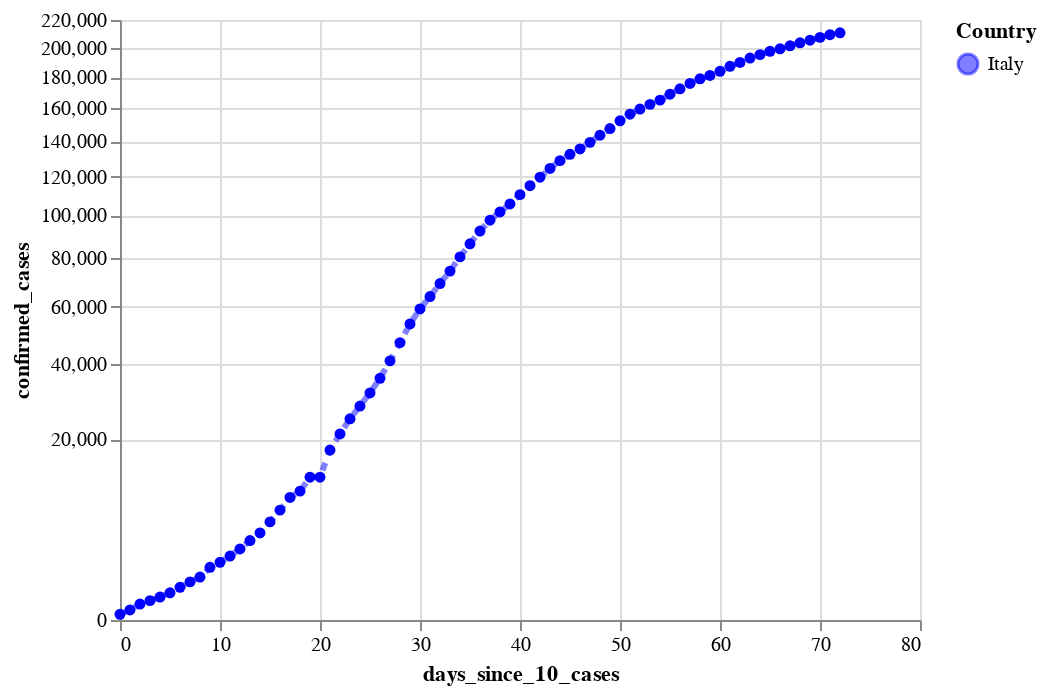

The cell this chart's notebook holds for it:
### Code cell
#hide

cases_it_plot = alt.Chart(source_it).mark_line(
    color='blue',
    opacity=0.5,
    strokeDash=[4, 4],
    strokeWidth=3,
    point=True
).encode(
    x='days_since_10_cases:Q',
#     y='confirmed_cases:Q',
    y=alt.Y('confirmed_cases:Q', scale=alt.Scale(type='sqrt')),
#     size='new_cases:Q',
    tooltip=['country', 'date:T', 'confirmed_cases', 'new_cases', 'new_deaths'],
    color=alt.Color('country', scale=alt.Scale(range=['blue'], domain=['Italy']), title="Country")
)



cases_it_plot

### Figure 1 — Vega-Lite specification as saved in the notebook (floating-point values rounded to 4 significant figures)
{"config": {"view": {"continuousWidth": 400, "continuousHeight": 300}}, "data": {"name": "data-2c457a4d3401c9c6ef9b5db568ad130b"}, "mark": {"type": "line", "color": "blue", "opacity": 0.5, "point": true, "strokeDash": [4, 4], "strokeWidth": 3}, "encoding": {"color": {"type": "nominal", "field": "country", "scale": {"domain": ["Italy"], "range": ["blue"]}, "title": "Country"}, "tooltip": [{"type": "nominal", "field": "country"}, {"type": "temporal", "field": "date"}, {"type": "quantitative", "field": "confirmed_cases"}, {"type": "quantitative", "field": "new_cases"}, {"type": "quantitative", "field": "new_deaths"}], "x": {"type": "quantitative", "field": "days_since_10_cases"}, "y": {"type": "quantitative", "field": "confirmed_cases", "scale": {"type": "sqrt"}}}, "$schema": "https://vega.github.io/schema/vega-lite/v4.0.2.json", "datasets": {"data-2c457a4d3401c9c6ef9b5db568ad130b": [{"country": "Italy", "date": "2020-02-21", "days_since_10_cases": 0, "confirmed_cases": 20, "confirmed_cases_per_million": 0.0, "new_cases": 0, "new_deaths": 1, "new_recovered": 0}, {"country": "Italy", "date": "2020-02-22", "days_since_10_cases": 1, "confirmed_cases": 62, "confirmed_cases_per_million": 1.0, "new_cases": 42, "new_deaths": 1, "new_recovered": 1}, {"country": "Italy", "date": "2020-02-23", "days_since_10_cases": 2, "confirmed_cases": 155, "confirmed_cases_per_million": 3.0, "new_cases": 93, "new_deaths": 1, "new_recovered": 1}, {"country": "Italy", "date": "2020-02-24", "days_since_10_cases": 3, "confirmed_cases": 229, "confirmed_cases_per_million": 4.0, "new_cases": 74, "new_deaths": 4, "new_recovered": -1}, {"country": "Italy", "date": "2020-02-25", "days_since_10_cases": 4, "confirmed_cases": 322, "confirmed_cases_per_million": 5.0, "new_cases": 93, "new_deaths": 3, "new_recovered": 0}, {"country": "Italy", "date": "2020-02-26", "days_since_10_cases": 5, "confirmed_cases": 453, "confirmed_cases_per_million": 8.0, "new_cases": 131, "new_deaths": 2, "new_recovered": 2}, {"country": "Italy", "date": "2020-02-27", "days_since_10_cases": 6, "confirmed_cases": 655, "confirmed_cases_per_million": 11.0, "new_cases": 202, "new_deaths": 5, "new_recovered": 42}, {"country": "Italy", "date": "2020-02-28", "days_since_10_cases": 7, "confirmed_cases": 888, "confirmed_cases_per_million": 15.0, "new_cases": 233, "new_deaths": 4, "new_recovered": 1}, {"country": "Italy", "date": "2020-02-29", "days_since_10_cases": 8, "confirmed_cases": 1128, "confirmed_cases_per_million": 19.0, "new_cases": 240, "new_deaths": 8, "new_recovered": 0}, {"country": "Italy", "date": "2020-03-01", "days_since_10_cases": 9, "confirmed_cases": 1694, "confirmed_cases_per_million": 28.0, "new_cases": 566, "new_deaths": 5, "new_recovered": 37}, {"country": "Italy", "date": "2020-03-02", "days_since_10_cases": 10, "confirmed_cases": 2036, "confirmed_cases_per_million": 34.0, "new_cases": 342, "new_deaths": 18, "new_recovered": 66}, {"country": "Italy", "date": "2020-03-03", "days_since_10_cases": 11, "confirmed_cases": 2502, "confirmed_cases_per_million": 42.0, "new_cases": 466, "new_deaths": 27, "new_recovered": 11}, {"country": "Italy", "date": "2020-03-04", "days_since_10_cases": 12, "confirmed_cases": 3089, "confirmed_cases_per_million": 51.0, "new_cases": 587, "new_deaths": 28, "new_recovered": 116}, {"country": "Italy", "date": "2020-03-05", "days_since_10_cases": 13, "confirmed_cases": 3858, "confirmed_cases_per_million": 64.0, "new_cases": 769, "new_deaths": 41, "new_recovered": 138}, {"country": "Italy", "date": "2020-03-06", "days_since_10_cases": 14, "confirmed_cases": 4636, "confirmed_cases_per_million": 77.0, "new_cases": 778, "new_deaths": 49, "new_recovered": 109}, {"country": "Italy", "date": "2020-03-07", "days_since_10_cases": 15, "confirmed_cases": 5883, "confirmed_cases_per_million": 98.0, "new_cases": 1247, "new_deaths": 36, "new_recovered": 66}, {"country": "Italy", "date": "2020-03-08", "days_since_10_cases": 16, "confirmed_cases": 7375, "confirmed_cases_per_million": 123.0, "new_cases": 1492, "new_deaths": 133, "new_recovered": 33}, {"country": "Italy", "date": "2020-03-09", "days_since_10_cases": 17, "confirmed_cases": 9172, "confirmed_cases_per_million": 152.0, "new_cases": 1797, "new_deaths": 97, "new_recovered": 102}, {"country": "Italy", "date": "2020-03-10", "days_since_10_cases": 18, "confirmed_cases": 10149, "confirmed_cases_per_million": 169.0, "new_cases": 977, "new_deaths": 168, "new_recovered": 0}, {"country": "Italy", "date": "2020-03-11", "days_since_10_cases": 19, "confirmed_cases": 12462, "confirmed_cases_per_million": 207.0, "new_cases": 2313, "new_deaths": 196, "new_recovered": 321}, {"country": "Italy", "date": "2020-03-12", "days_since_10_cases": 20, "confirmed_cases": 12462, "confirmed_cases_per_million": 207.0, "new_cases": 0, "new_deaths": 0, "new_recovered": 0}, {"country": "Italy", "date": "2020-03-13", "days_since_10_cases": 21, "confirmed_cases": 17660, "confirmed_cases_per_million": 293.0, "new_cases": 5198, "new_deaths": 439, "new_recovered": 394}, {"country": "Italy", "date": "2020-03-14", "days_since_10_cases": 22, "confirmed_cases": 21157, "confirmed_cases_per_million": 351.0, "new_cases": 3497, "new_deaths": 175, "new_recovered": 527}, {"country": "Italy", "date": "2020-03-15", "days_since_10_cases": 23, "confirmed_cases": 24747, "confirmed_cases_per_million": 411.0, "new_cases": 3590, "new_deaths": 368, "new_recovered": 369}, {"country": "Italy", "date": "2020-03-16", "days_since_10_cases": 24, "confirmed_cases": 27980, "confirmed_cases_per_million": 465.0, "new_cases": 3233, "new_deaths": 349, "new_recovered": 414}, {"country": "Italy", "date": "2020-03-17", "days_since_10_cases": 25, "confirmed_cases": 31506, "confirmed_cases_per_million": 523.0, "new_cases": 3526, "new_deaths": 345, "new_recovered": 192}, {"country": "Italy", "date": "2020-03-18", "days_since_10_cases": 26, "confirmed_cases": 35713, "confirmed_cases_per_million": 593.0, "new_cases": 4207, "new_deaths": 475, "new_recovered": 1084}, {"country": "Italy", "date": "2020-03-19", "days_since_10_cases": 27, "confirmed_cases": 41035, "confirmed_cases_per_million": 682.0, "new_cases": 5322, "new_deaths": 427, "new_recovered": 415}, {"country": "Italy", "date": "2020-03-20", "days_since_10_cases": 28, "confirmed_cases": 47021, "confirmed_cases_per_million": 781.0, "new_cases": 5986, "new_deaths": 627, "new_recovered": 0}, {"country": "Italy", "date": "2020-03-21", "days_since_10_cases": 29, "confirmed_cases": 53578, "confirmed_cases_per_million": 890.0, "new_cases": 6557, "new_deaths": 793, "new_recovered": 1632}, {"country": "Italy", "date": "2020-03-22", "days_since_10_cases": 30, "confirmed_cases": 59138, "confirmed_cases_per_million": 982.0, "new_cases": 5560, "new_deaths": 651, "new_recovered": 952}, {"country": "Italy", "date": "2020-03-23", "days_since_10_cases": 31, "confirmed_cases": 63927, "confirmed_cases_per_million": 1062.0, "new_cases": 4789, "new_deaths": 601, "new_recovered": 0}, {"country": "Italy", "date": "2020-03-24", "days_since_10_cases": 32, "confirmed_cases": 69176, "confirmed_cases_per_million": 1149.0, "new_cases": 5249, "new_deaths": 743, "new_recovered": 1302}, {"country": "Italy", "date": "2020-03-25", "days_since_10_cases": 33, "confirmed_cases": 74386, "confirmed_cases_per_million": 1236.0, "new_cases": 5210, "new_deaths": 683, "new_recovered": 1036}, {"country": "Italy", "date": "2020-03-26", "days_since_10_cases": 34, "confirmed_cases": 80589, "confirmed_cases_per_million": 1339.0, "new_cases": 6203, "new_deaths": 712, "new_recovered": 999}, {"country": "Italy", "date": "2020-03-27", "days_since_10_cases": 35, "confirmed_cases": 86498, "confirmed_cases_per_million": 1437.0, "new_cases": 5909, "new_deaths": 919, "new_recovered": 589}, {"country": "Italy", "date": "2020-03-28", "days_since_10_cases": 36, "confirmed_cases": 92472, "confirmed_cases_per_million": 1536.0, "new_cases": 5974, "new_deaths": 889, "new_recovered": 1434}, {"country": "Italy", "date": "2020-03-29", "days_since_10_cases": 37, "confirmed_cases": 97689, "confirmed_cases_per_million": 1623.0, "new_cases": 5217, "new_deaths": 756, "new_recovered": 646}, {"country": "Italy", "date": "2020-03-30", "days_since_10_cases": 38, "confirmed_cases": 101739, "confirmed_cases_per_million": 1690.0, "new_cases": 4050, "new_deaths": 812, "new_recovered": 1590}, {"country": "Italy", "date": "2020-03-31", "days_since_10_cases": 39, "confirmed_cases": 105792, "confirmed_cases_per_million": 1757.0, "new_cases": 4053, "new_deaths": 837, "new_recovered": 1109}, {"country": "Italy", "date": "2020-04-01", "days_since_10_cases": 40, "confirmed_cases": 110574, "confirmed_cases_per_million": 1837.0, "new_cases": 4782, "new_deaths": 727, "new_recovered": 1118}, {"country": "Italy", "date": "2020-04-02", "days_since_10_cases": 41, "confirmed_cases": 115242, "confirmed_cases_per_million": 1914.0, "new_cases": 4668, "new_deaths": 760, "new_recovered": 1431}, {"country": "Italy", "date": "2020-04-03", "days_since_10_cases": 42, "confirmed_cases": 119827, "confirmed_cases_per_million": 1990.0, "new_cases": 4585, "new_deaths": 766, "new_recovered": 1480}, {"country": "Italy", "date": "2020-04-04", "days_since_10_cases": 43, "confirmed_cases": 124632, "confirmed_cases_per_million": 2070.0, "new_cases": 4805, "new_deaths": 681, "new_recovered": 1238}, {"country": "Italy", "date": "2020-04-05", "days_since_10_cases": 44, "confirmed_cases": 128948, "confirmed_cases_per_million": 2142.0, "new_cases": 4316, "new_deaths": 525, "new_recovered": 819}, {"country": "Italy", "date": "2020-04-06", "days_since_10_cases": 45, "confirmed_cases": 132547, "confirmed_cases_per_million": 2202.0, "new_cases": 3599, "new_deaths": 636, "new_recovered": 1022}, {"country": "Italy", "date": "2020-04-07", "days_since_10_cases": 46, "confirmed_cases": 135586, "confirmed_cases_per_million": 2252.0, "new_cases": 3039, "new_deaths": 604, "new_recovered": 1555}, {"country": "Italy", "date": "2020-04-08", "days_since_10_cases": 47, "confirmed_cases": 139422, "confirmed_cases_per_million": 2316.0, "new_cases": 3836, "new_deaths": 542, "new_recovered": 2099}, {"country": "Italy", "date": "2020-04-09", "days_since_10_cases": 48, "confirmed_cases": 143626, "confirmed_cases_per_million": 2386.0, "new_cases": 4204, "new_deaths": 610, "new_recovered": 1979}, {"country": "Italy", "date": "2020-04-10", "days_since_10_cases": 49, "confirmed_cases": 147577, "confirmed_cases_per_million": 2451.0, "new_cases": 3951, "new_deaths": 570, "new_recovered": 1985}, {"country": "Italy", "date": "2020-04-11", "days_since_10_cases": 50, "confirmed_cases": 152271, "confirmed_cases_per_million": 2529.0, "new_cases": 4694, "new_deaths": 619, "new_recovered": 2079}, {"country": "Italy", "date": "2020-04-12", "days_since_10_cases": 51, "confirmed_cases": 156363, "confirmed_cases_per_million": 2597.0, "new_cases": 4092, "new_deaths": 431, "new_recovered": 1677}, {"country": "Italy", "date": "2020-04-13", "days_since_10_cases": 52, "confirmed_cases": 159516, "confirmed_cases_per_million": 2650.0, "new_cases": 3153, "new_deaths": 566, "new_recovered": 1224}, {"country": "Italy", "date": "2020-04-14", "days_since_10_cases": 53, "confirmed_cases": 162488, "confirmed_cases_per_million": 2699.0, "new_cases": 2972, "new_deaths": 602, "new_recovered": 1695}, {"country": "Italy", "date": "2020-04-15", "days_since_10_cases": 54, "confirmed_cases": 165155, "confirmed_cases_per_million": 2743.0, "new_cases": 2667, "new_deaths": 578, "new_recovered": 962}, {"country": "Italy", "date": "2020-04-16", "days_since_10_cases": 55, "confirmed_cases": 168941, "confirmed_cases_per_million": 2806.0, "new_cases": 3786, "new_deaths": 525, "new_recovered": 2072}, {"country": "Italy", "date": "2020-04-17", "days_since_10_cases": 56, "confirmed_cases": 172434, "confirmed_cases_per_million": 2864.0, "new_cases": 3493, "new_deaths": 575, "new_recovered": 2563}, {"country": "Italy", "date": "2020-04-18", "days_since_10_cases": 57, "confirmed_cases": 175925, "confirmed_cases_per_million": 2922.0, "new_cases": 3491, "new_deaths": 482, "new_recovered": 2200}, {"country": "Italy", "date": "2020-04-19", "days_since_10_cases": 58, "confirmed_cases": 178972, "confirmed_cases_per_million": 2973.0, "new_cases": 3047, "new_deaths": 433, "new_recovered": 2128}, {"country": "Italy", "date": "2020-04-20", "days_since_10_cases": 59, "confirmed_cases": 181228, "confirmed_cases_per_million": 3010.0, "new_cases": 2256, "new_deaths": 454, "new_recovered": 1822}, {"country": "Italy", "date": "2020-04-21", "days_since_10_cases": 60, "confirmed_cases": 183957, "confirmed_cases_per_million": 3056.0, "new_cases": 2729, "new_deaths": 534, "new_recovered": 2723}, {"country": "Italy", "date": "2020-04-22", "days_since_10_cases": 61, "confirmed_cases": 187327, "confirmed_cases_per_million": 3112.0, "new_cases": 3370, "new_deaths": 437, "new_recovered": 2943}, {"country": "Italy", "date": "2020-04-23", "days_since_10_cases": 62, "confirmed_cases": 189973, "confirmed_cases_per_million": 3156.0, "new_cases": 2646, "new_deaths": 464, "new_recovered": 3033}, {"country": "Italy", "date": "2020-04-24", "days_since_10_cases": 63, "confirmed_cases": 192994, "confirmed_cases_per_million": 3206.0, "new_cases": 3021, "new_deaths": 420, "new_recovered": 2922}, {"country": "Italy", "date": "2020-04-25", "days_since_10_cases": 64, "confirmed_cases": 195351, "confirmed_cases_per_million": 3245.0, "new_cases": 2357, "new_deaths": 415, "new_recovered": 2622}, {"country": "Italy", "date": "2020-04-26", "days_since_10_cases": 65, "confirmed_cases": 197675, "confirmed_cases_per_million": 3284.0, "new_cases": 2324, "new_deaths": 260, "new_recovered": 1808}, {"country": "Italy", "date": "2020-04-27", "days_since_10_cases": 66, "confirmed_cases": 199414, "confirmed_cases_per_million": 3313.0, "new_cases": 1739, "new_deaths": 333, "new_recovered": 1696}, {"country": "Italy", "date": "2020-04-28", "days_since_10_cases": 67, "confirmed_cases": 201505, "confirmed_cases_per_million": 3347.0, "new_cases": 2091, "new_deaths": 382, "new_recovered": 2317}, {"country": "Italy", "date": "2020-04-29", "days_since_10_cases": 68, "confirmed_cases": 203591, "confirmed_cases_per_million": 3382.0, "new_cases": 2086, "new_deaths": 323, "new_recovered": 2311}, {"country": "Italy", "date": "2020-04-30", "days_since_10_cases": 69, "confirmed_cases": 205463, "confirmed_cases_per_million": 3413.0, "new_cases": 1872, "new_deaths": 285, "new_recovered": 4693}, {"country": "Italy", "date": "2020-05-01", "days_since_10_cases": 70, "confirmed_cases": 207428, "confirmed_cases_per_million": 3446.0, "new_cases": 1965, "new_deaths": 269, "new_recovered": 2304}, {"country": "Italy", "date": "2020-05-02", "days_since_10_cases": 71, "confirmed_cases": 209328, "confirmed_cases_per_million": 3477.0, "new_cases": 1900, "new_deaths": 474, "new_recovered": 1665}, {"country": "Italy", "date": "2020-05-03", "days_since_10_cases": 72, "confirmed_cases": 210717, "confirmed_cases_per_million": 3500.0, "new_cases": 1389, "new_deaths": 174, "new_recovered": 1740}]}}
